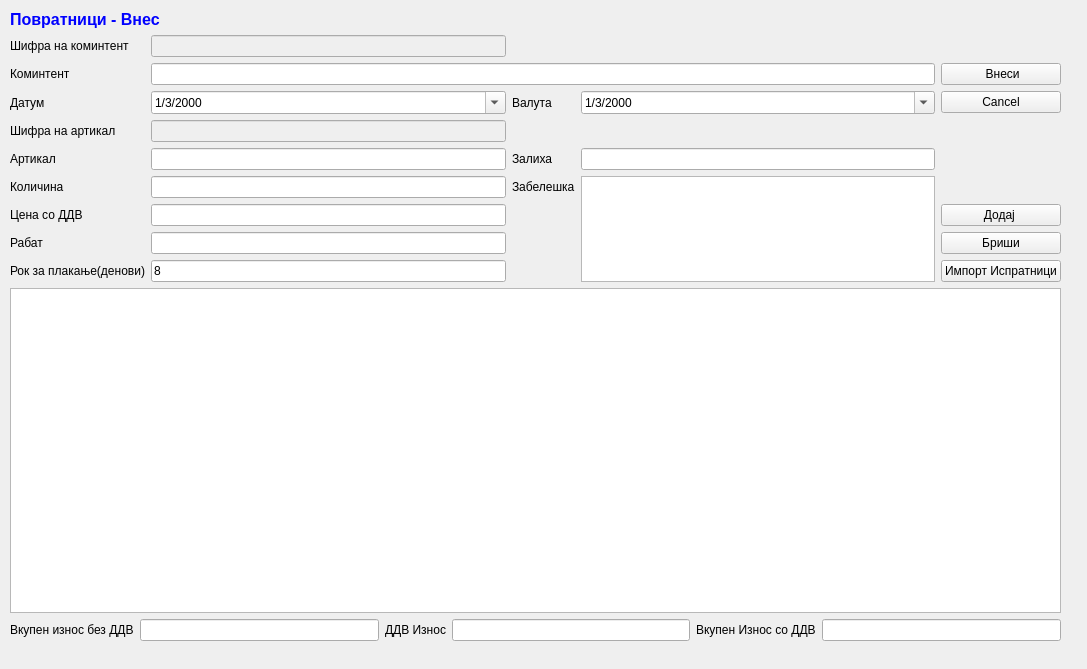
<?xml version="1.0" encoding="UTF-8"?>
<ui version="4.0">
 <class>PovratniciVnes</class>
 <widget class="QWidget" name="PovratniciVnes">
  <property name="geometry">
   <rect>
    <x>0</x>
    <y>0</y>
    <width>1087</width>
    <height>669</height>
   </rect>
  </property>
  <property name="windowTitle">
   <string>Form</string>
  </property>
  <widget class="QWidget" name="layoutWidget">
   <property name="geometry">
    <rect>
     <x>10</x>
     <y>10</y>
     <width>1051</width>
     <height>631</height>
    </rect>
   </property>
   <layout class="QGridLayout" name="gridLayout">
    <item row="10" column="0">
     <widget class="QLabel" name="label_9">
      <property name="text">
       <string>Рок за плакање(денови)</string>
      </property>
     </widget>
    </item>
    <item row="8" column="4">
     <widget class="QPushButton" name="pushButton_3">
      <property name="text">
       <string>Додај </string>
      </property>
     </widget>
    </item>
    <item row="11" column="0" colspan="5">
     <widget class="QTableView" name="tableView"/>
    </item>
    <item row="4" column="1">
     <widget class="QDateTimeEdit" name="dateTimeDatum">
      <property name="date">
       <date>
        <year>2000</year>
        <month>3</month>
        <day>1</day>
       </date>
      </property>
      <property name="displayFormat">
       <string>d/M/yyyy</string>
      </property>
      <property name="calendarPopup">
       <bool>true</bool>
      </property>
     </widget>
    </item>
    <item row="10" column="1">
     <widget class="QLineEdit" name="rok_za_plakanje_denovi">
      <property name="text">
       <string>8</string>
      </property>
     </widget>
    </item>
    <item row="6" column="1">
     <widget class="QLineEdit" name="artikal">
      <property name="enabled">
       <bool>true</bool>
      </property>
      <property name="toolTip">
       <string>&lt;html&gt;&lt;head/&gt;&lt;body&gt;&lt;p&gt;Притисни ЕНТЕР за да те однесе во листата&lt;/p&gt;&lt;/body&gt;&lt;/html&gt;</string>
      </property>
      <property name="readOnly">
       <bool>false</bool>
      </property>
     </widget>
    </item>
    <item row="4" column="3">
     <widget class="QDateTimeEdit" name="dateTimeValuta">
      <property name="date">
       <date>
        <year>2000</year>
        <month>3</month>
        <day>1</day>
       </date>
      </property>
      <property name="displayFormat">
       <string>d/M/yyyy</string>
      </property>
      <property name="calendarPopup">
       <bool>true</bool>
      </property>
     </widget>
    </item>
    <item row="3" column="1" colspan="3">
     <widget class="QLineEdit" name="komintent">
      <property name="enabled">
       <bool>true</bool>
      </property>
      <property name="toolTip">
       <string>&lt;html&gt;&lt;head/&gt;&lt;body&gt;&lt;p&gt;Притисни ЕНТЕР за да те однесе во листата&lt;/p&gt;&lt;/body&gt;&lt;/html&gt;</string>
      </property>
      <property name="readOnly">
       <bool>false</bool>
      </property>
     </widget>
    </item>
    <item row="7" column="2">
     <widget class="QLabel" name="label_10">
      <property name="text">
       <string>Забелешка</string>
      </property>
     </widget>
    </item>
    <item row="7" column="3" rowspan="4">
     <widget class="QTextEdit" name="zabeleska"/>
    </item>
    <item row="6" column="2">
     <widget class="QLabel" name="label_7">
      <property name="text">
       <string>Залиха</string>
      </property>
     </widget>
    </item>
    <item row="8" column="1">
     <widget class="QLineEdit" name="cena_so_ddv"/>
    </item>
    <item row="6" column="3">
     <widget class="QLineEdit" name="zaliha">
      <property name="readOnly">
       <bool>true</bool>
      </property>
     </widget>
    </item>
    <item row="7" column="1">
     <widget class="QLineEdit" name="kolicina"/>
    </item>
    <item row="8" column="0">
     <widget class="QLabel" name="label_5">
      <property name="text">
       <string>Цена со ДДВ</string>
      </property>
     </widget>
    </item>
    <item row="7" column="0">
     <widget class="QLabel" name="label_6">
      <property name="text">
       <string>Количина</string>
      </property>
     </widget>
    </item>
    <item row="12" column="0" colspan="5">
     <layout class="QGridLayout" name="gridLayout_2">
      <item row="0" column="0">
       <widget class="QLabel" name="label_13">
        <property name="text">
         <string>Вкупен износ без ДДВ</string>
        </property>
       </widget>
      </item>
      <item row="0" column="1">
       <widget class="QLineEdit" name="vk_iznos_bez_ddv">
        <property name="readOnly">
         <bool>true</bool>
        </property>
       </widget>
      </item>
      <item row="0" column="2">
       <widget class="QLabel" name="label_14">
        <property name="text">
         <string>ДДВ Износ</string>
        </property>
       </widget>
      </item>
      <item row="0" column="3">
       <widget class="QLineEdit" name="vk_ddv_iznos">
        <property name="readOnly">
         <bool>true</bool>
        </property>
       </widget>
      </item>
      <item row="0" column="4">
       <widget class="QLabel" name="label_15">
        <property name="text">
         <string>Вкупен Износ со ДДВ</string>
        </property>
       </widget>
      </item>
      <item row="0" column="5">
       <widget class="QLineEdit" name="vk_iznos_so_ddv">
        <property name="readOnly">
         <bool>true</bool>
        </property>
       </widget>
      </item>
     </layout>
    </item>
    <item row="3" column="0">
     <widget class="QLabel" name="label">
      <property name="text">
       <string>Коминтент</string>
      </property>
     </widget>
    </item>
    <item row="2" column="1">
     <widget class="QLineEdit" name="sifra_komintent">
      <property name="enabled">
       <bool>false</bool>
      </property>
      <property name="palette">
       <palette>
        <active>
         <colorrole role="Text">
          <brush brushstyle="SolidPattern">
           <color alpha="255">
            <red>0</red>
            <green>0</green>
            <blue>0</blue>
           </color>
          </brush>
         </colorrole>
        </active>
        <inactive>
         <colorrole role="Text">
          <brush brushstyle="SolidPattern">
           <color alpha="255">
            <red>0</red>
            <green>0</green>
            <blue>0</blue>
           </color>
          </brush>
         </colorrole>
        </inactive>
        <disabled>
         <colorrole role="Text">
          <brush brushstyle="SolidPattern">
           <color alpha="255">
            <red>0</red>
            <green>0</green>
            <blue>255</blue>
           </color>
          </brush>
         </colorrole>
        </disabled>
       </palette>
      </property>
      <property name="styleSheet">
       <string notr="true"/>
      </property>
      <property name="text">
       <string/>
      </property>
     </widget>
    </item>
    <item row="2" column="0">
     <widget class="QLabel" name="label_12">
      <property name="text">
       <string>Шифра на коминтент</string>
      </property>
     </widget>
    </item>
    <item row="5" column="1">
     <widget class="QLineEdit" name="sifra_artikal">
      <property name="enabled">
       <bool>false</bool>
      </property>
      <property name="palette">
       <palette>
        <active>
         <colorrole role="Text">
          <brush brushstyle="SolidPattern">
           <color alpha="255">
            <red>0</red>
            <green>0</green>
            <blue>0</blue>
           </color>
          </brush>
         </colorrole>
        </active>
        <inactive>
         <colorrole role="Text">
          <brush brushstyle="SolidPattern">
           <color alpha="255">
            <red>0</red>
            <green>0</green>
            <blue>0</blue>
           </color>
          </brush>
         </colorrole>
        </inactive>
        <disabled>
         <colorrole role="Text">
          <brush brushstyle="SolidPattern">
           <color alpha="255">
            <red>0</red>
            <green>0</green>
            <blue>255</blue>
           </color>
          </brush>
         </colorrole>
        </disabled>
       </palette>
      </property>
      <property name="styleSheet">
       <string notr="true"/>
      </property>
     </widget>
    </item>
    <item row="5" column="0">
     <widget class="QLabel" name="label_16">
      <property name="text">
       <string>Шифра на артикал</string>
      </property>
     </widget>
    </item>
    <item row="9" column="1">
     <widget class="QLineEdit" name="rabat"/>
    </item>
    <item row="4" column="2">
     <widget class="QLabel" name="label_11">
      <property name="text">
       <string>Валута</string>
      </property>
     </widget>
    </item>
    <item row="0" column="0" colspan="2">
     <widget class="QLabel" name="label_4">
      <property name="text">
       <string>&lt;!DOCTYPE HTML PUBLIC &quot;-//W3C//DTD HTML 4.0//EN&quot; &quot;http://www.w3.org/TR/REC-html40/strict.dtd&quot;&gt;
&lt;html&gt;&lt;head&gt;&lt;meta name=&quot;qrichtext&quot; content=&quot;1&quot; /&gt;&lt;style type=&quot;text/css&quot;&gt;
p, li { white-space: pre-wrap; }
&lt;/style&gt;&lt;/head&gt;&lt;body style=&quot; font-family:'Sans Serif'; font-size:9pt; font-weight:400; font-style:normal;&quot;&gt;
&lt;p style=&quot; margin-top:0px; margin-bottom:0px; margin-left:0px; margin-right:0px; -qt-block-indent:0; text-indent:0px;&quot;&gt;&lt;span style=&quot; font-family:'MS Shell Dlg 2'; font-size:12pt; font-weight:600; color:#0000ff;&quot;&gt;Повратници&lt;/span&gt;&lt;span style=&quot; font-family:'MS Shell Dlg 2'; font-size:12pt; font-weight:600; color:#0000ff;&quot;&gt; - Внес&lt;/span&gt;&lt;/p&gt;&lt;/body&gt;&lt;/html&gt;</string>
      </property>
     </widget>
    </item>
    <item row="3" column="4">
     <widget class="QPushButton" name="pushButton_4">
      <property name="text">
       <string> Внеси</string>
      </property>
      <property name="icon">
       <iconset>
        <normaloff>../../../Brisi/sterna/Resources/key_f9.png</normaloff>../../../Brisi/sterna/Resources/key_f9.png</iconset>
      </property>
     </widget>
    </item>
    <item row="10" column="4">
     <widget class="QPushButton" name="pushButtonA">
      <property name="enabled">
       <bool>true</bool>
      </property>
      <property name="text">
       <string>Импорт Испратници</string>
      </property>
     </widget>
    </item>
    <item row="4" column="0">
     <widget class="QLabel" name="label_2">
      <property name="text">
       <string>Датум</string>
      </property>
     </widget>
    </item>
    <item row="4" column="4">
     <widget class="QPushButton" name="pushButton_5">
      <property name="text">
       <string>Cancel</string>
      </property>
     </widget>
    </item>
    <item row="6" column="0">
     <widget class="QLabel" name="label_3">
      <property name="text">
       <string>Артикал</string>
      </property>
     </widget>
    </item>
    <item row="9" column="0">
     <widget class="QLabel" name="label_8">
      <property name="text">
       <string>Рабат</string>
      </property>
     </widget>
    </item>
    <item row="9" column="4">
     <widget class="QPushButton" name="pushButton_6">
      <property name="text">
       <string>Бриши</string>
      </property>
     </widget>
    </item>
   </layout>
  </widget>
 </widget>
 <tabstops>
  <tabstop>sifra_komintent</tabstop>
  <tabstop>komintent</tabstop>
  <tabstop>dateTimeDatum</tabstop>
  <tabstop>dateTimeValuta</tabstop>
  <tabstop>sifra_artikal</tabstop>
  <tabstop>artikal</tabstop>
  <tabstop>zaliha</tabstop>
  <tabstop>kolicina</tabstop>
  <tabstop>cena_so_ddv</tabstop>
  <tabstop>rabat</tabstop>
  <tabstop>rok_za_plakanje_denovi</tabstop>
  <tabstop>pushButton_3</tabstop>
  <tabstop>pushButton_6</tabstop>
  <tabstop>pushButtonA</tabstop>
  <tabstop>pushButton_4</tabstop>
  <tabstop>pushButton_5</tabstop>
  <tabstop>zabeleska</tabstop>
  <tabstop>tableView</tabstop>
  <tabstop>vk_iznos_bez_ddv</tabstop>
  <tabstop>vk_ddv_iznos</tabstop>
  <tabstop>vk_iznos_so_ddv</tabstop>
 </tabstops>
 <resources/>
 <connections/>
</ui>
